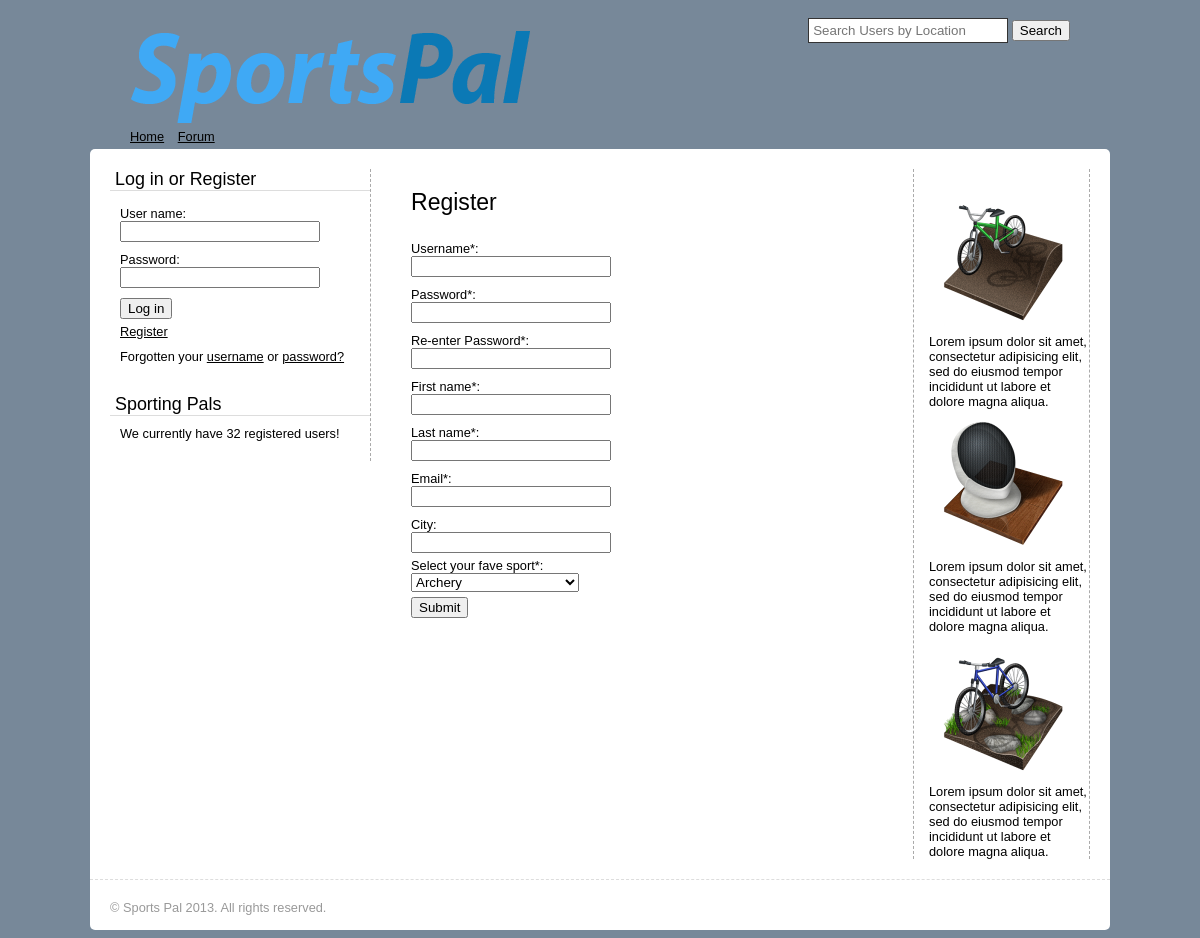
/register.php, run on the app's committed database.
### tables this page shows
CREATE TABLE `adverts` (
  `id` int(45) NOT NULL AUTO_INCREMENT,
  `advert_type` int(45) NOT NULL,
  `click_rate` int(45) DEFAULT NULL,
  `link` varchar(45) NOT NULL DEFAULT 'http://www.google.co.uk',
  `image` varchar(45) NOT NULL DEFAULT 'images/adverts/',
  `discription` varchar(255) NOT NULL DEFAULT 'Lorem ipsum dolor sit amet, consectetur adipisicing elit, sed do eiusmod tempor incididunt ut labore et dolore magna aliqua.',
  PRIMARY KEY (`id`),
  KEY `advert_image` (`advert_type`),
  KEY `advert_type` (`advert_type`)
);

CREATE TABLE `sport_activity` (
  `sport_id` int(11) NOT NULL,
  `sport_name` varchar(45) DEFAULT NULL,
  `sport_catergory_catergory_id` int(11) NOT NULL,
  PRIMARY KEY (`sport_id`,`sport_catergory_catergory_id`),
  KEY `fk_sport_activity_sport_catergory1_idx` (`sport_catergory_catergory_id`)
);

### core/_func/users.php (called while the page is built, shortened)
<?php
function logged_in() {
	return (isset($_SESSION['user_id'])) ? true : false;
}
?>

### register.php (the view, shortened to what this page needs)
<?php
include '_inc/overall/header.php';
?>
<section id="register">
<h1>Register</h1>
<?php
		if (isset($_GET['success']) && empty($_GET['success'])) {
				echo 'You have now been registered! Please check your email to activate your account...';
			} else {
?>
<form method="post" action="">
	<ul>
		<li>
			Username*:<br />
			<input type="text" name="user_name" />
		</li>
		<li>
			Password*:<br />
			<input type="password" name="password" />
		</li>
		<li>
			Re-enter Password*:<br />
			<input type="password" name="password_check" />
		</li>
		<li>
			First name*:<br />
			<input type="text" name="first_name" />
		</li>
		<li>
			Last name*:<br />
			<input type="text" name="last_name" />
		</li>
		<li>
			Email*:<br />
			<input type="text" name="email" />
		</li>
		<li>
			City:<br />
			<input type="text" name="city" />
		</li>
			Select your fave sport*:<br />
		<select name="sport_activity">
			<?php
				 $sql = "SELECT * FROM sport_activity";
			     $query = mysql_query($sql);
			     while ($results[] = mysql_fetch_object ($query));
			     array_pop ($results);
			 ?>
		     <?php foreach ( $results as $option ) : ?>
		          <option value="<?php echo $option->sport_id; ?>"><?php echo $option->sport_name; ?></option>
		     <?php endforeach; ?>
		</select>
		<li>
			<input type="submit" name="Submit" />
		</li>
	</ul>
</form>
</section>
<?php
}
include '_inc/overall/footer.php'; ?>

### _inc/adverts.php (shortened to what this page needs)
<aside class="adverts">
<?php
if (logged_in() == false ){
$result = mysql_query("SELECT *
FROM adverts
LEFT JOIN sport_activity ON adverts.advert_type = sport_activity.sport_id
ORDER BY RAND( )
LIMIT 3");
	while($row = mysql_fetch_array($result))
		{
		  echo "<br />";
		  echo "<a href='" . $row['link'] .  "'><img src='" . $row['image'] .  "" . $row['sport_name'] . ".png' /></a>";
		  echo "<br />";
		  echo $row['discription'];
	 }
}
?>
</aside>

### css/style.css (style rules this page uses)
ul { padding:0; margin:0 0 20px 0; list-style:none; }
h1, h2 { padding:0; margin:0 0 20px 0; font-weight:normal; }
a:link, a:visited { text-decoration:underline; color:#000; }
ul li { padding:5px 0; }
ul li input[type="text"], ul li input[type="password"] { width:200px; }
h1 { font-size:1.8em; }
section, register, change_password_form, profile, categories { float: left; margin: 10px; padding: 10px; }
aside { width:260px; float:left; border-right:1px dashed #aaa; padding-left:0px; margin-right: 20px; overflow: auto; }
.adverts { width:160px; float:right; border-left:1px dashed #aaa; padding-left:15px; margin-right: 0px; }

### data on the page
adverts: image (picture), discription "Lorem ipsum dolor sit amet, consectetur adipisicing elit, sed do eiusmod tempor incididunt ut labore et dolore magna aliqua."
adverts: image.sport_name (picture), discription "Lorem ipsum dolor sit amet, consectetur adipisicing elit, sed do eiusmod tempor incididunt ut labore et dolore magna aliqua."
adverts: image.sport_name (picture), discription "Lorem ipsum dolor sit amet, consectetur adipisicing elit, sed do eiusmod tempor incididunt ut labore et dolore magna aliqua."

### other printed values
user_count() "32"
$suffix "s"
form field sport_activity "Archery"
